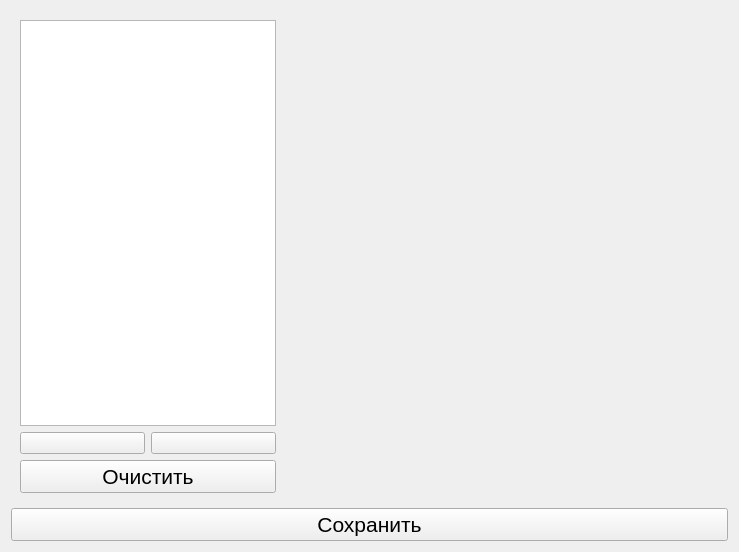
<?xml version="1.0" encoding="UTF-8"?>
<ui version="4.0">
 <class>ListedWidget</class>
 <widget class="QWidget" name="ListedWidget">
  <property name="geometry">
   <rect>
    <x>0</x>
    <y>0</y>
    <width>739</width>
    <height>552</height>
   </rect>
  </property>
  <property name="windowTitle">
   <string>Form</string>
  </property>
  <layout class="QGridLayout" name="gridLayout">
   <item row="0" column="0">
    <widget class="QWidget" name="widget" native="true">
     <layout class="QHBoxLayout" name="horizontalLayout" stretch="0,2">
      <item>
       <widget class="QWidget" name="widget_2" native="true">
        <layout class="QVBoxLayout" name="verticalLayout">
         <property name="leftMargin">
          <number>0</number>
         </property>
         <property name="topMargin">
          <number>0</number>
         </property>
         <property name="rightMargin">
          <number>0</number>
         </property>
         <property name="bottomMargin">
          <number>0</number>
         </property>
         <item>
          <widget class="QListWidget" name="w_iconsList">
           <property name="editTriggers">
            <set>QAbstractItemView::NoEditTriggers</set>
           </property>
           <property name="dragDropMode">
            <enum>QAbstractItemView::NoDragDrop</enum>
           </property>
           <property name="selectionMode">
            <enum>QAbstractItemView::SingleSelection</enum>
           </property>
           <property name="iconSize">
            <size>
             <width>96</width>
             <height>96</height>
            </size>
           </property>
           <property name="textElideMode">
            <enum>Qt::ElideMiddle</enum>
           </property>
           <property name="movement">
            <enum>QListView::Static</enum>
           </property>
           <property name="resizeMode">
            <enum>QListView::Adjust</enum>
           </property>
           <property name="spacing">
            <number>8</number>
           </property>
           <property name="viewMode">
            <enum>QListView::IconMode</enum>
           </property>
           <property name="itemAlignment">
            <set>Qt::AlignCenter</set>
           </property>
          </widget>
         </item>
         <item>
          <widget class="QWidget" name="widget_3" native="true">
           <layout class="QHBoxLayout" name="horizontalLayout_2">
            <property name="leftMargin">
             <number>0</number>
            </property>
            <property name="topMargin">
             <number>0</number>
            </property>
            <property name="rightMargin">
             <number>0</number>
            </property>
            <property name="bottomMargin">
             <number>0</number>
            </property>
            <item>
             <widget class="QPushButton" name="btn_add">
              <property name="text">
               <string/>
              </property>
              <property name="icon">
               <iconset resource="rsc.qrc">
                <normaloff>:/icons/resources/icons/add.png</normaloff>:/icons/resources/icons/add.png</iconset>
              </property>
              <property name="iconSize">
               <size>
                <width>32</width>
                <height>32</height>
               </size>
              </property>
             </widget>
            </item>
            <item>
             <widget class="QPushButton" name="btn_remove">
              <property name="text">
               <string/>
              </property>
              <property name="icon">
               <iconset resource="rsc.qrc">
                <normaloff>:/icons/resources/icons/remove.png</normaloff>:/icons/resources/icons/remove.png</iconset>
              </property>
              <property name="iconSize">
               <size>
                <width>32</width>
                <height>32</height>
               </size>
              </property>
             </widget>
            </item>
           </layout>
          </widget>
         </item>
         <item>
          <widget class="QPushButton" name="btn_clear">
           <property name="font">
            <font>
             <pointsize>16</pointsize>
            </font>
           </property>
           <property name="text">
            <string>Очистить</string>
           </property>
          </widget>
         </item>
        </layout>
       </widget>
      </item>
      <item>
       <widget class="QWidget" name="w_iconView" native="true">
        <layout class="QGridLayout" name="gridLayout_2">
         <item row="0" column="1">
          <spacer name="verticalSpacer">
           <property name="orientation">
            <enum>Qt::Vertical</enum>
           </property>
           <property name="sizeHint" stdset="0">
            <size>
             <width>20</width>
             <height>230</height>
            </size>
           </property>
          </spacer>
         </item>
         <item row="1" column="0">
          <spacer name="horizontalSpacer">
           <property name="orientation">
            <enum>Qt::Horizontal</enum>
           </property>
           <property name="sizeHint" stdset="0">
            <size>
             <width>213</width>
             <height>20</height>
            </size>
           </property>
          </spacer>
         </item>
         <item row="1" column="1">
          <widget class="QLabel" name="w_icon">
           <property name="text">
            <string/>
           </property>
          </widget>
         </item>
         <item row="1" column="2">
          <spacer name="horizontalSpacer_2">
           <property name="orientation">
            <enum>Qt::Horizontal</enum>
           </property>
           <property name="sizeHint" stdset="0">
            <size>
             <width>212</width>
             <height>20</height>
            </size>
           </property>
          </spacer>
         </item>
         <item row="2" column="1">
          <spacer name="verticalSpacer_2">
           <property name="orientation">
            <enum>Qt::Vertical</enum>
           </property>
           <property name="sizeHint" stdset="0">
            <size>
             <width>20</width>
             <height>229</height>
            </size>
           </property>
          </spacer>
         </item>
        </layout>
       </widget>
      </item>
     </layout>
    </widget>
   </item>
   <item row="1" column="0">
    <widget class="QPushButton" name="btn_save">
     <property name="font">
      <font>
       <pointsize>16</pointsize>
      </font>
     </property>
     <property name="text">
      <string>Сохранить</string>
     </property>
     <property name="icon">
      <iconset resource="rsc.qrc">
       <normaloff>:/icons/resources/icons/save.png</normaloff>:/icons/resources/icons/save.png</iconset>
     </property>
     <property name="iconSize">
      <size>
       <width>32</width>
       <height>32</height>
      </size>
     </property>
    </widget>
   </item>
  </layout>
 </widget>
 <resources>
  <include location="rsc.qrc"/>
 </resources>
 <connections/>
</ui>
